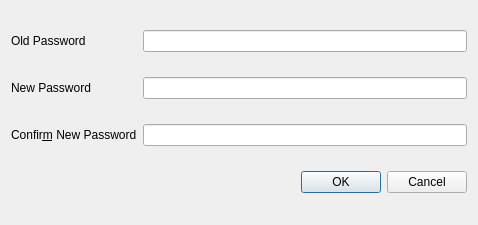
<ui version="4.0" >
 <class>ChangePasswordDialog</class>
 <widget class="QDialog" name="ChangePasswordDialog" >
  <property name="geometry" >
   <rect>
    <x>0</x>
    <y>0</y>
    <width>478</width>
    <height>225</height>
   </rect>
  </property>
  <property name="windowTitle" >
   <string>Change Administrator Password</string>
  </property>
  <layout class="QGridLayout" >
   <item row="0" column="0" >
    <widget class="QLabel" name="textLabel1" >
     <property name="text" >
      <string>Old Password</string>
     </property>
     <property name="buddy" >
      <cstring>oldLineEdit</cstring>
     </property>
    </widget>
   </item>
   <item row="0" column="1" >
    <widget class="QLineEdit" name="oldLineEdit" >
     <property name="echoMode" >
      <enum>QLineEdit::Password</enum>
     </property>
    </widget>
   </item>
   <item row="1" column="0" >
    <widget class="QLabel" name="textLabel2" >
     <property name="text" >
      <string>New Password</string>
     </property>
     <property name="buddy" >
      <cstring>newLineEdit</cstring>
     </property>
    </widget>
   </item>
   <item row="1" column="1" >
    <widget class="QLineEdit" name="newLineEdit" >
     <property name="echoMode" >
      <enum>QLineEdit::Password</enum>
     </property>
    </widget>
   </item>
   <item row="2" column="0" >
    <widget class="QLabel" name="textLabel3" >
     <property name="text" >
      <string>Confir&amp;m New Password</string>
     </property>
     <property name="buddy" >
      <cstring>confirmNewLineEdit</cstring>
     </property>
    </widget>
   </item>
   <item row="2" column="1" >
    <widget class="QLineEdit" name="confirmNewLineEdit" >
     <property name="echoMode" >
      <enum>QLineEdit::Password</enum>
     </property>
    </widget>
   </item>
   <item row="3" column="1" >
    <widget class="QDialogButtonBox" name="buttonBox" >
     <property name="standardButtons" >
      <set>QDialogButtonBox::Cancel|QDialogButtonBox::NoButton|QDialogButtonBox::Ok</set>
     </property>
    </widget>
   </item>
  </layout>
 </widget>
 <layoutdefault spacing="6" margin="11" />
 <pixmapfunction>qPixmapFromMimeSource</pixmapfunction>
 <tabstops>
  <tabstop>oldLineEdit</tabstop>
  <tabstop>newLineEdit</tabstop>
  <tabstop>confirmNewLineEdit</tabstop>
 </tabstops>
 <resources/>
 <connections/>
</ui>
